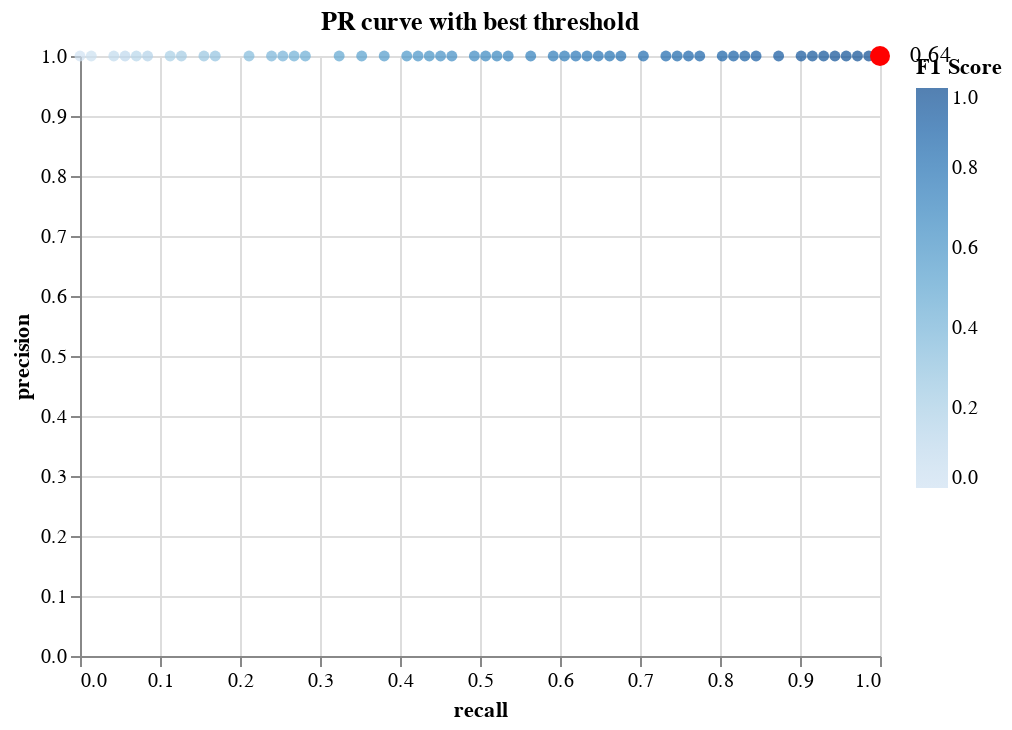

Source (notebook cell):
### Code cell
# PR curve with best threshold

PR_curve = alt.Chart(PR_curve_df).mark_circle().encode(
    x="recall",
    y="precision",
    color="F1 Score"
)
max_f1_point = alt.Chart(maximum_f1_df, 
                         title = 'PR curve with best threshold',).mark_circle(
    color="red", size=100, opacity=1).encode(
    x="recall",
    y="precision"
)

text = max_f1_point.mark_text(
    align='left',
    baseline='middle',
    dx=15).encode(text= alt.Text("threshold", format = ".2f"))

PR_curve_plot = PR_curve + max_f1_point + text
PR_curve_plot

### Figure 1 — Vega-Lite specification as saved in the notebook (floating-point values rounded to 4 significant figures)
{"$schema": "https://vega.github.io/schema/vega-lite/v4.8.1.json", "config": {"view": {"continuousHeight": 300, "continuousWidth": 400}}, "datasets": {"data-8f17cf782e9bf5df472356544d629cb2": [{"F1 Score": 1, "precision": 1, "recall": 1, "threshold": 0.6425}], "data-f9559839b249e942ac8bb35df39af03c": [{"F1 Score": 1, "precision": 1, "recall": 1, "threshold": 0.6425}, {"F1 Score": 0.9929, "precision": 1, "recall": 0.9859, "threshold": 0.65}, {"F1 Score": 0.9857, "precision": 1, "recall": 0.9718, "threshold": 0.6775}, {"F1 Score": 0.9784, "precision": 1, "recall": 0.9577, "threshold": 0.6825}, {"F1 Score": 0.971, "precision": 1, "recall": 0.9437, "threshold": 0.685}, {"F1 Score": 0.9635, "precision": 1, "recall": 0.9296, "threshold": 0.69}, {"F1 Score": 0.9559, "precision": 1, "recall": 0.9155, "threshold": 0.705}, {"F1 Score": 0.9481, "precision": 1, "recall": 0.9014, "threshold": 0.71}, {"F1 Score": 0.9323, "precision": 1, "recall": 0.8732, "threshold": 0.715}, {"F1 Score": 0.916, "precision": 1, "recall": 0.8451, "threshold": 0.725}, {"F1 Score": 0.9077, "precision": 1, "recall": 0.831, "threshold": 0.7275}, {"F1 Score": 0.8992, "precision": 1, "recall": 0.8169, "threshold": 0.7425}, {"F1 Score": 0.8906, "precision": 1, "recall": 0.8028, "threshold": 0.75}, {"F1 Score": 0.873, "precision": 1, "recall": 0.7746, "threshold": 0.76}, {"F1 Score": 0.864, "precision": 1, "recall": 0.7606, "threshold": 0.7675}, {"F1 Score": 0.8548, "precision": 1, "recall": 0.7465, "threshold": 0.7725}, {"F1 Score": 0.8455, "precision": 1, "recall": 0.7324, "threshold": 0.775}, {"F1 Score": 0.8264, "precision": 1, "recall": 0.7042, "threshold": 0.785}, {"F1 Score": 0.8067, "precision": 1, "recall": 0.6761, "threshold": 0.805}, {"F1 Score": 0.7966, "precision": 1, "recall": 0.662, "threshold": 0.8125}, {"F1 Score": 0.7863, "precision": 1, "recall": 0.6479, "threshold": 0.8175}, {"F1 Score": 0.7759, "precision": 1, "recall": 0.6338, "threshold": 0.83}, {"F1 Score": 0.7652, "precision": 1, "recall": 0.6197, "threshold": 0.8325}, {"F1 Score": 0.7544, "precision": 1, "recall": 0.6056, "threshold": 0.8375}, {"F1 Score": 0.7434, "precision": 1, "recall": 0.5915, "threshold": 0.84}, {"F1 Score": 0.7207, "precision": 1, "recall": 0.5634, "threshold": 0.845}, {"F1 Score": 0.6972, "precision": 1, "recall": 0.5352, "threshold": 0.8475}, {"F1 Score": 0.6852, "precision": 1, "recall": 0.5211, "threshold": 0.8525}, {"F1 Score": 0.6729, "precision": 1, "recall": 0.507, "threshold": 0.855}, {"F1 Score": 0.6604, "precision": 1, "recall": 0.493, "threshold": 0.8575}, {"F1 Score": 0.6346, "precision": 1, "recall": 0.4648, "threshold": 0.86}, {"F1 Score": 0.6214, "precision": 1, "recall": 0.4507, "threshold": 0.8625}, {"F1 Score": 0.6078, "precision": 1, "recall": 0.4366, "threshold": 0.865}, {"F1 Score": 0.5941, "precision": 1, "recall": 0.4225, "threshold": 0.8675}, {"F1 Score": 0.58, "precision": 1, "recall": 0.4085, "threshold": 0.87}, {"F1 Score": 0.551, "precision": 1, "recall": 0.3803, "threshold": 0.875}, {"F1 Score": 0.5208, "precision": 1, "recall": 0.3521, "threshold": 0.8775}, {"F1 Score": 0.4894, "precision": 1, "recall": 0.3239, "threshold": 0.88}, {"F1 Score": 0.4396, "precision": 1, "recall": 0.2817, "threshold": 0.8825}, {"F1 Score": 0.4222, "precision": 1, "recall": 0.2676, "threshold": 0.8875}, {"F1 Score": 0.4045, "precision": 1, "recall": 0.2535, "threshold": 0.8925}, {"F1 Score": 0.3864, "precision": 1, "recall": 0.2394, "threshold": 0.895}, {"F1 Score": 0.3488, "precision": 1, "recall": 0.2113, "threshold": 0.9}, {"F1 Score": 0.2892, "precision": 1, "recall": 0.169, "threshold": 0.905}, {"F1 Score": 0.2683, "precision": 1, "recall": 0.1549, "threshold": 0.9225}, {"F1 Score": 0.225, "precision": 1, "recall": 0.1268, "threshold": 0.925}, {"F1 Score": 0.2025, "precision": 1, "recall": 0.1127, "threshold": 0.94}, {"F1 Score": 0.1558, "precision": 1, "recall": 0.08451, "threshold": 0.9425}, {"F1 Score": 0.1316, "precision": 1, "recall": 0.07042, "threshold": 0.9475}, {"F1 Score": 0.1067, "precision": 1, "recall": 0.05634, "threshold": 0.95}, {"F1 Score": 0.08108, "precision": 1, "recall": 0.04225, "threshold": 0.98}, {"F1 Score": 0.02778, "precision": 1, "recall": 0.01408, "threshold": 0.99}, {"F1 Score": 0, "precision": 1, "recall": 0, "threshold": null}]}, "layer": [{"data": {"name": "data-f9559839b249e942ac8bb35df39af03c"}, "encoding": {"color": {"field": "F1 Score", "type": "quantitative"}, "x": {"field": "recall", "type": "quantitative"}, "y": {"field": "precision", "type": "quantitative"}}, "mark": "circle"}, {"data": {"name": "data-8f17cf782e9bf5df472356544d629cb2"}, "encoding": {"x": {"field": "recall", "type": "quantitative"}, "y": {"field": "precision", "type": "quantitative"}}, "mark": {"color": "red", "opacity": 1, "size": 100, "type": "circle"}, "title": "PR curve with best threshold"}, {"data": {"name": "data-8f17cf782e9bf5df472356544d629cb2"}, "encoding": {"text": {"field": "threshold", "format": ".2f", "type": "quantitative"}, "x": {"field": "recall", "type": "quantitative"}, "y": {"field": "precision", "type": "quantitative"}}, "mark": {"align": "left", "baseline": "middle", "dx": 15, "type": "text"}, "title": "PR curve with best threshold"}]}
